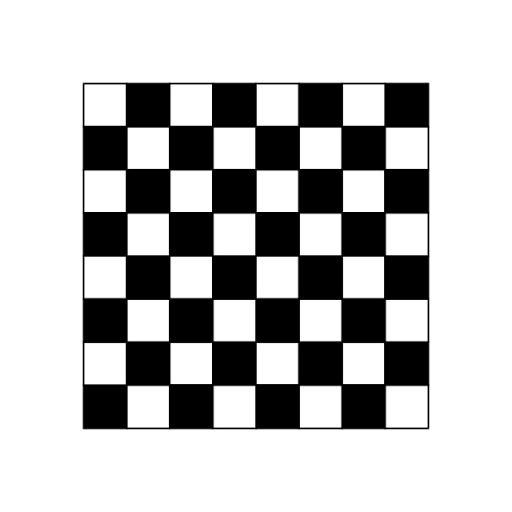
#> input picture cornerHarris/chess2.jpg, 512 x 512 px
$ python cornerHarris.py
#> lines starting #> are read from the running program, lines starting #| are printed output that depends on the picture; after the words box and inside, x2 and y2 are one past the last pixel; in counts of white or black regions, pixels touching at a corner belong together
import cv2
import numpy as np

filename = 'chess2.jpg'
img = cv2.imread(filename)
#> img is the input picture: shape (512, 512, 3); min 0, max 255, mean 191.7
gray = cv2.cvtColor(img,cv2.COLOR_BGR2GRAY)

gray = np.float32(gray)
dst = cv2.cornerHarris(gray,7,11,0.04)
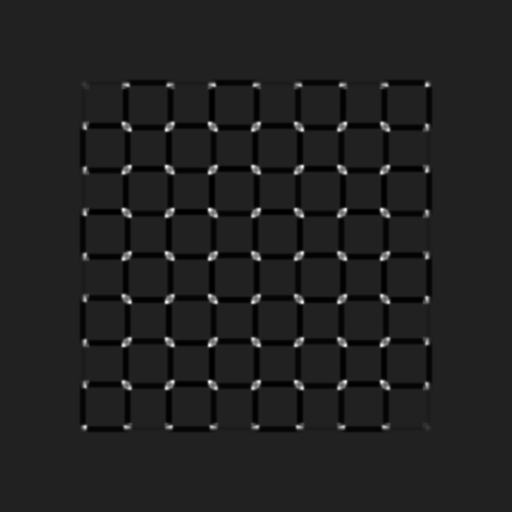
#> dst: shape (512, 512) float32; min -8.13e+15, max 5.3e+16, mean -1.76e+14; drawn with min black and max white
# ksize 가 클수록 특징점으로 추출되는 값이 많아져
# k가 작을수록 더 많이 추출된다
# block size가 클수록 더 많이 추출된다
# --> 더 많이 추출된다는 의미는 정해진 임계값보다 큰 특징 가능성 값이 많다는 뜻 + 이웃화소 보다 큰 값이 많다는 뜻

#result is dilated for marking the corners, not important
dst = cv2.dilate(dst,None)
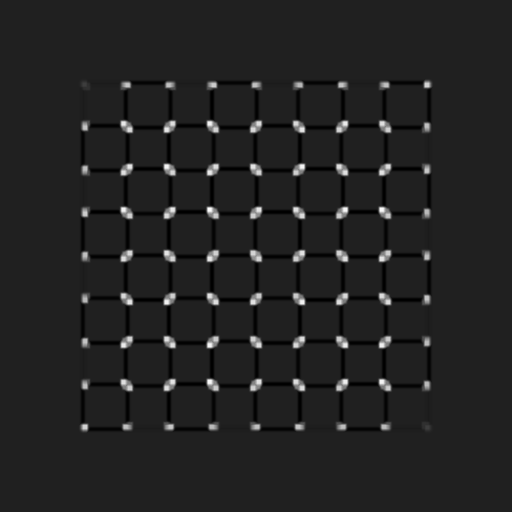
#> dst: shape (512, 512) float32; min -7.7e+15, max 5.3e+16, mean 5.33e+14; drawn with min black and max white

# Threshold for an optimal value, it may vary depending on the image.
img[dst>0.01*dst.max()]=[0,0,255]
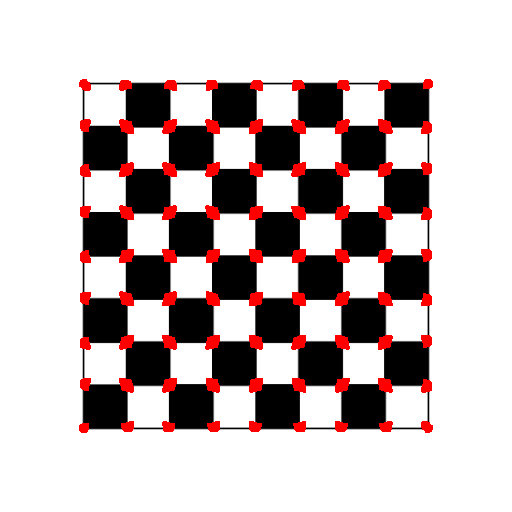
#> img: shape (512, 512, 3); 4.61% of pixels changed, all inside (x1, y1, x2, y2) = (79, 79, 433, 433)

cv2.imshow('dst',img)
cv2.waitKey()
# if cv2.waitKey(0) & 0xff == 27:
#     cv2.destroyAllWindows()
